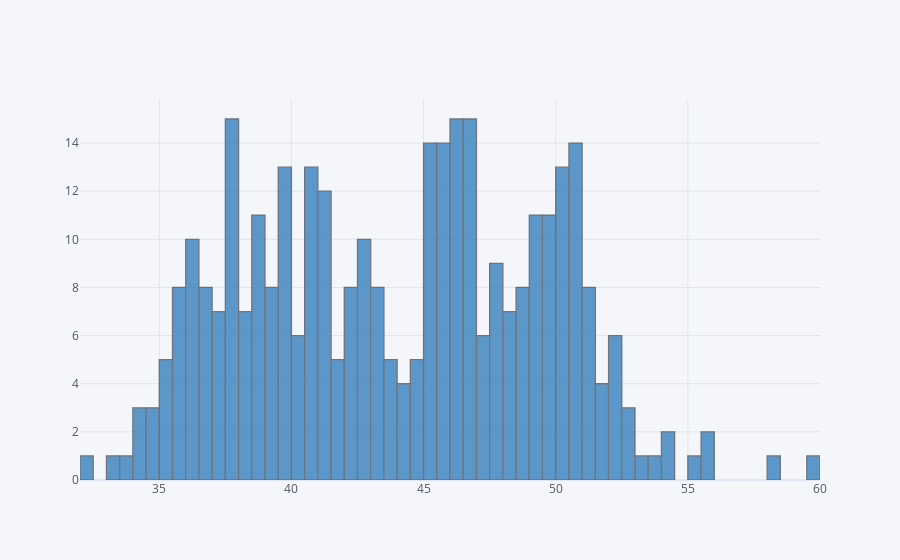

The notebook cell this image was saved under:
### Code cell
df["culmen_length_mm"].iplot(kind="hist", bins = 100, color = "blue")

### Figure 1 — Plotly figure (JSON) as saved in the notebook; plotly's stock layout.template omitted (floating-point values rounded to 4 significant figures; data arrays with more than 128 entries replaced by an {"elided": "..."} marker saying what was removed)
{"data": [{"histfunc": "count", "histnorm": "", "marker": {"color": "rgba(55, 128, 191, 1.0)", "line": {"color": "#4D5663", "width": 1.3}}, "name": "culmen_length_mm", "nbinsx": 100, "opacity": 0.8, "orientation": "v", "type": "histogram", "x": {"elided": "344 float values"}}], "layout": {"barmode": "overlay", "legend": {"bgcolor": "#F5F6F9", "font": {"color": "#4D5663"}}, "paper_bgcolor": "#F5F6F9", "plot_bgcolor": "#F5F6F9", "title": {"font": {"color": "#4D5663"}}, "xaxis": {"gridcolor": "#E1E5ED", "showgrid": true, "tickfont": {"color": "#4D5663"}, "title": {"font": {"color": "#4D5663"}, "text": ""}, "zerolinecolor": "#E1E5ED"}, "yaxis": {"gridcolor": "#E1E5ED", "showgrid": true, "tickfont": {"color": "#4D5663"}, "title": {"font": {"color": "#4D5663"}, "text": ""}, "zerolinecolor": "#E1E5ED"}}}
